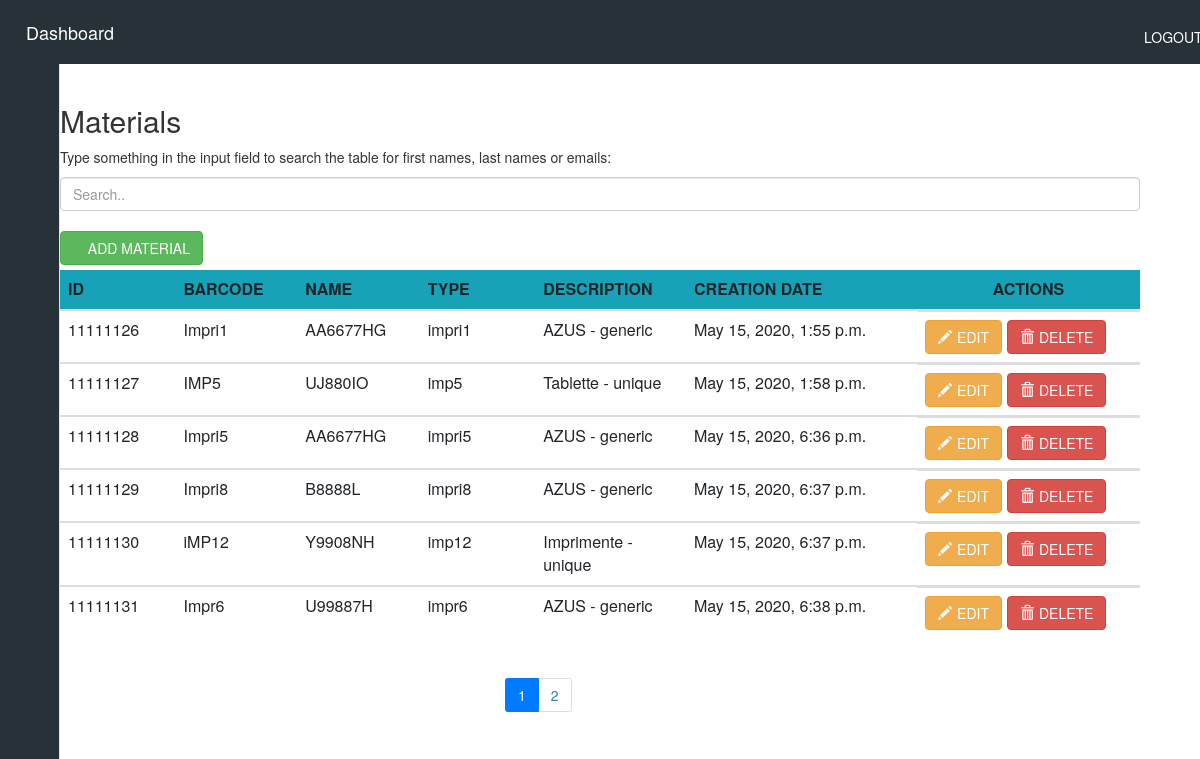
The app's page /MaterialView (signed in) with its own data.
### siteWeb/models.py (models this page shows, shortened)
class Material(models.Model):
    name = models.CharField(max_length=250)
    barcode = models.CharField(max_length=50)
    creation_date_mat = models.DateTimeField(auto_now_add=True)
    slug = models.SlugField(max_length=250, null=True, blank=True)
    material_picture = models.ImageField(blank=True, upload_to='media/', default='None/no-img.jpg', null=True)
    type = models.ForeignKey(Type, on_delete=models.CASCADE)

class Type(models.Model):
    TYPE_GENERIC = 'generic'
    TYPE_UNIQUE = 'unique'
    TYPE_CHOICES = (
        (TYPE_GENERIC, 'generic'),
        (TYPE_UNIQUE, 'unique'),
    )
    material_type = models.CharField(max_length=250, choices=TYPE_CHOICES, default=TYPE_GENERIC)
    name_type = models.CharField(max_length=250, unique=True)
    description = models.TextField(blank=True)
    creation_date_type = models.DateTimeField(auto_now_add=True)
    unavailable = models.BooleanField(default=False)
    def __str__(self):
        return self.name_type + " - " + self.material_type

### siteWeb/crudAjaxMatViews.py (the view)
# urls.py: path('MaterialView', crudAjaxMatViews.indexView, name='MaterialView'),
@login_required
def indexView(request):
    form = formMaterial()
    material = Material.objects.all()
    paginator = Paginator(material, per_page=6)
    page_number = request.GET.get('page', 1)
    page_obj = paginator.get_page(page_number)
    return render(request, 'siteWeb/crudMaterial/ajaxCrudMat.html', {"form": form, "materials": page_obj.object_list, 'paginator': paginator, 'page_number': int(page_number)})

### siteWeb/forms.py
class formMaterial(forms.ModelForm):
    type = forms.ModelChoiceField(queryset=Type.objects.filter(unavailable=False).order_by('material_type'))
    class Meta:
        model = Material
        fields = ['name','barcode','type', 'material_picture']

### siteWeb/templates/siteWeb/crudMaterial/ajaxCrudMat.html (shortened to what this page needs)
{% include "siteWeb/includes/dashboard.html" %}
{% load crispy_forms_tags %}
{% load static %}
{% block content %}
<head>
</head>
{% if user.is_authenticated %}
<div class="container">
    <div class="container-fluid">
            <h2>Materials</h2>
          <p>Type something in the input field to search the table for first names, last names or emails:</p>
          <input class="form-control" id="myInput" type="text" placeholder="Search..">
          <br>
         <a class="btn btn-success add-form offset-12" href="/addMaterial">
            <span><i class="fas fa-plus"></i> ADD MATERIAL</span>
         </a>
    </div>
    <div class="table-responsive table-body">
        <table class="table container-fluid table-responsive mt-2">
            <thead class="bg-info">
                <tr>
                    <th scope="row" class="col-md-1">ID</th>
                    <th scope="col" class="col-md-1">BARCODE</th>
                    <th scope="col" class="col-md-1">NAME</th>
                    <th scope="col" class="col-md-1">TYPE</th>
                    <th scope="col" class="col-md-1">DESCRIPTION</th>
                    <th scope="col" class="col-md-2">CREATION DATE</th>
                    <th scope="col" class="col-md-1 text-center">ACTIONS</th>
                </tr>
            </thead>
            {% for material in materials %}
            <tbody id="myTable">
            <tr>
                <td scope="row">{{material.id}}</td>
                <td>{{material.name}}</td>
                <td>{{material.barcode}}</td>
                <td>{{material.slug}}</td>
                <td>{{material.type }}</td>
                <td>{{material.creation_date_mat}}</td>
                <td  class="d-flex">
                    <a href="/updateMaterial/{{material.id}}" class="btn btn-warning"><span class="glyphicon glyphicon-pencil mr-2"></span>EDIT</a>
                    <button  class="btn btn-danger ml-2" onClick="deleteMaterial({{material.id}})">
                        <span class="glyphicon glyphicon-trash mr-2"></span>DELETE
                    </button>
                </td>
            </tr>
            </tbody>
            {% endfor %}
        </table>
    </div>
    <div class="row">
        <div class="offset-5">
            <ul class="pagination">
                {% for i in paginator.page_range %}
                <li class="page-item {% if i == page_number %} active {% endif %}">
                    <a class="page-link"  href="?page={{ i }}">{{ i }}</a>
                </li>
                {% endfor %}
            </ul>
        </div>
    </div>
</div>
{% else %}
<center><p> No Permittion. If you have an account, <a href="/accounts/login">login.</a></p></center>
{% endif %}
{% endblock %}

### records on screen
Material: id "11111126", name "Impri1", barcode "AA6677HG", slug "impri1", type "AZUS - generic", creation_date_mat "May 15, 2020, 1:55 p.m."
Material: id "11111127", name "IMP5", barcode "UJ880IO", slug "imp5", type "Tablette - unique", creation_date_mat "May 15, 2020, 1:58 p.m."
Material: id "11111128", name "Impri5", barcode "AA6677HG", slug "impri5", type "AZUS - generic", creation_date_mat "May 15, 2020, 6:36 p.m."
Material: id "11111129", name "Impri8", barcode "B8888L", slug "impri8", type "AZUS - generic", creation_date_mat "May 15, 2020, 6:37 p.m."
Material: id "11111130", name "iMP12", barcode "Y9908NH", slug "imp12", type "Imprimente - unique", creation_date_mat "May 15, 2020, 6:37 p.m."
Material: id "11111131", name "Impr6", barcode "U99887H", slug "impr6", type "AZUS - generic", creation_date_mat "May 15, 2020, 6:38 p.m."

### other values on screen
{{ i }} "1" "2"
